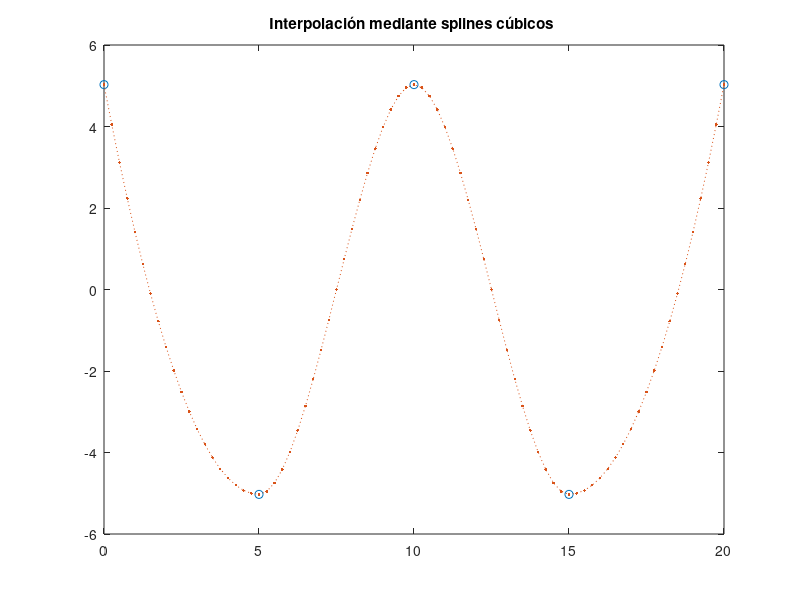

This chart was generated by the following MATLAB code:
x=[0,5,10,15,20];
y=[5.028064763,-5.028064763,5.028064763,-5.028064763,5.028064763];

 xq=0:0.25:20;
 vq2 = interp1(x,y,xq,'cubic');
 plot(x,y,'o',xq,vq2,':.');

 title('Interpolación mediante splines cúbicos ');        % dibujamos el polinomio